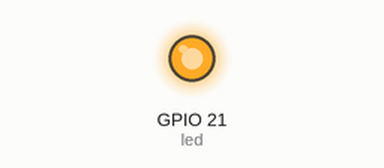
The program below on a simulated Raspberry Pi (BCM pin numbers). Shown: output pins drawn as LEDs (lit = HIGH). At 5.0 s the program stops and its outputs stay as they are.

Above: at 0.1 s.
At 5.1 s:
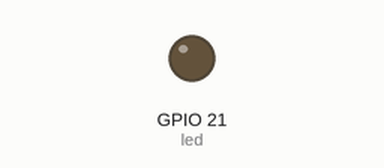
Timing chart, 0 to 6.5 s (numbered marks = the images above):
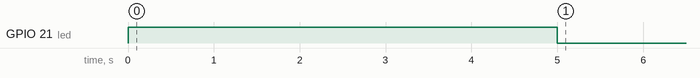

The program:

ledblink1.py
```python
import RPi.GPIO as GPIO
import time

GPIO.setmode(GPIO.BCM)
GPIO.setwarnings(False)

led = 21

GPIO.setup(led, GPIO.OUT)

GPIO.output(led, GPIO.HIGH)
time.sleep(5)

GPIO.output(led, GPIO.LOW)
GPIO.cleanup()
```

Measured:
- by itself, GPIO 21 (led): LOW → HIGH at 0.00 s, → LOW 5.0 s later
